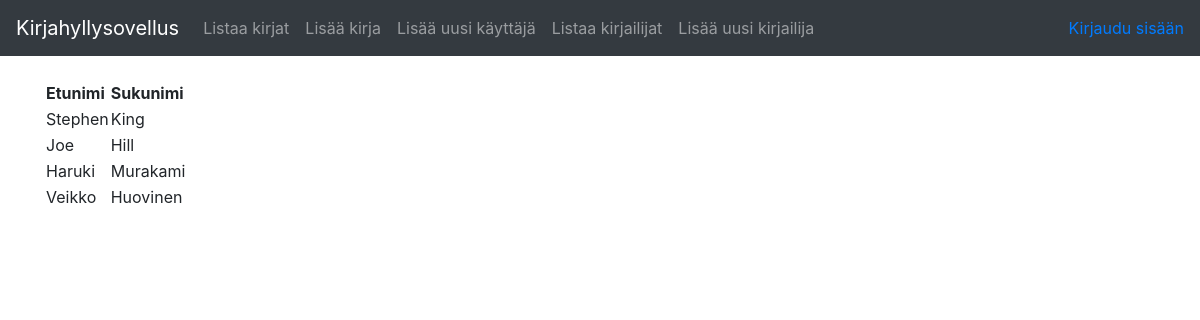
Before: /authors/ with the older database file.
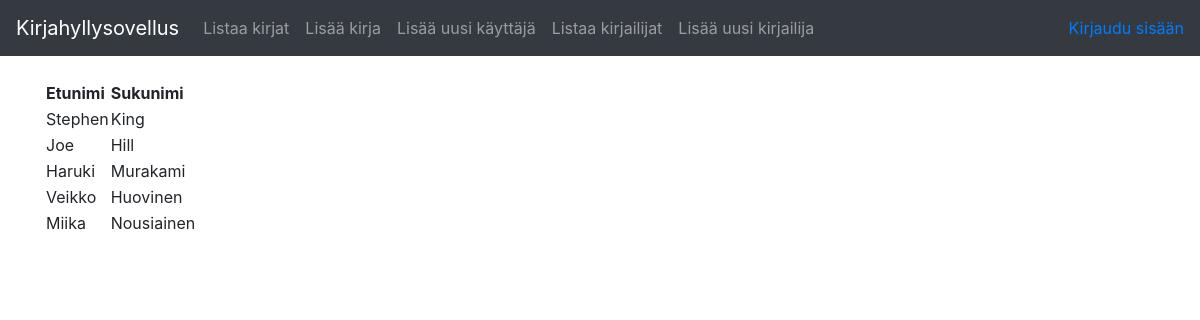
After: the same page with the newer database file.
### application/authors/models.py (models this page shows, shortened)
class Author(Base):
    __tablename__ = "author"
    firstname = db.Column(db.String(30), nullable=False)
    lastname = db.Column(db.String(30), nullable=False)
    books = db.relationship("Book", secondary=authors_books,
        backref=db.backref('books', lazy='dynamic'))

### application/authors/views.py (the view)
@app.route("/authors/", methods=["GET"])
def authors_index():
    return render_template("authors/list.html", authors = Author.query.all())

### application/templates/authors/list.html
{% extends "layout.html" %}
{% block body %}
  <table>
    <tr>
      <th>Etunimi</th>
      <th>Sukunimi</th>
    </tr>
    {% for author in authors %}
    <tr>
      <td>{{ author.firstname }}</td>
      <td>{{ author.lastname }}</td>
    </tr>
    {% endfor %}
  </table>
{% endblock %}

Changed rows visible on the page:
added Author: firstname "Miika", lastname "Nousiainen"
